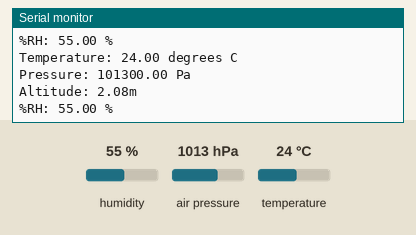
This sketch was run on a simulated Arduino Uno, built with avr-gcc and run on an emulated ATmega328P. On the bench: the last lines printed to the serial monitor. Inputs (shaded band) come from the test bench; at power-on: humidity 55 %, air pressure 1013 hPa, temperature 24 °C.

Above: at 1.2 s.
1.3 s: humidity set to 22 %
At 2.6 s:
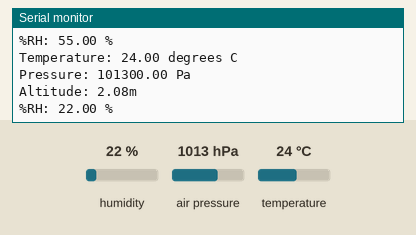
2.8 s: air pressure set to 952 hPa
At 3.8 s:
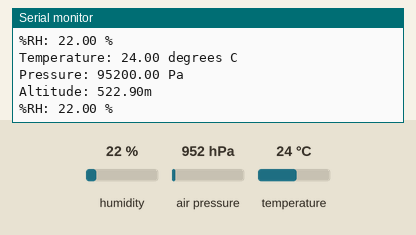

Measured:
- after the input at 1.3 s, the serial monitor: prints a new line after 0.74 s (image 1)
- after the input at 2.8 s, the serial monitor: prints a new line after 0.23 s (image 2)

The sketch:

BME280.ino
```cpp
#include <stdint.h>
#include "SparkFunBME280.h"
#include "Wire.h"
#include "SPI.h"

//Global sensor object
BME280 mySensor;

void setup()
{
  Serial.begin(57600);

    mySensor.settings.commInterface = I2C_MODE;
    mySensor.settings.I2CAddress = 0x77;

  //Operation settings
  mySensor.settings.runMode = 3; //Normal mode
  mySensor.settings.tStandby = 0;
  mySensor.settings.filter = 0;
  mySensor.settings.tempOverSample = 1;
  mySensor.settings.pressOverSample = 1;
  mySensor.settings.humidOverSample = 1;

  Serial.print("Starting BME280... result of .begin(): 0x");
  delay(10);  //BME280 requires 2ms to start up.
  Serial.println(mySensor.begin(), HEX);

}

void loop()
{
  //Each loop, take a reading.

  Serial.print("Temperature: ");
  Serial.print(mySensor.readTempC(), 2);
  Serial.println(" degrees C");

  Serial.print("Pressure: ");
  Serial.print(mySensor.readFloatPressure(), 2);
  Serial.println(" Pa");

  Serial.print("Altitude: ");
  Serial.print(mySensor.readFloatAltitudeMeters(), 2);
  Serial.println("m");

  Serial.print("%RH: ");
  Serial.print(mySensor.readFloatHumidity(), 2);
  Serial.println(" %");

  Serial.println();

  delay(1000);
}
```
